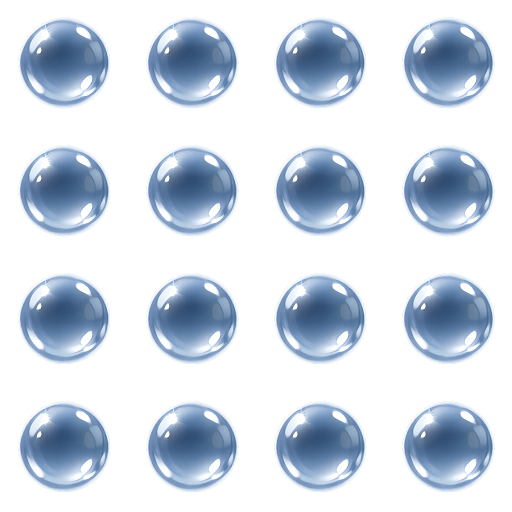
#> input picture gen-asset/raw_sheets/ball_core_idle_loop_sheet.png, 1024 x 1024 px (shown at 1/2 size)
$ python make_core_ball_gifs.py
#> lines starting #> are read from the running program, lines starting #| are printed output that depends on the picture
#> in main, sheet is the input picture: PIL image 1024x1024 RGBA; mean R, G, B, A 161.6, 181.5, 201.8, 101.1
from pathlib import Path
from PIL import Image
import numpy as np

INPUT_DIR = Path("./raw_sheets")  # chứa 3 PNG sheet
OUTPUT_DIR = Path("./assets/game/balls/gif")

STATE_CONFIG = {
    "idle_loop": {
        "sheet": "ball_core_idle_loop_sheet.png",
        "out": "ball_core_idle_loop.gif",
        "frames": 16,
        "duration": 70,
    },
    "selected_path_loop": {
        "sheet": "ball_core_selected_path_loop_sheet.png",
        "out": "ball_core_selected_path_loop.gif",
        "frames": 14,  # match timeline cũ
        "duration": 65,
    },
    "destroying_out": {
        "sheet": "ball_core_destroying_out_sheet.png",
        "out": "ball_core_destroying_out.gif",
        "frames": 15,  # match timeline cũ
        "duration": 52,
    },
}

def rgba_to_transparent_p(rgba: Image.Image, transparent_index: int = 255) -> Image.Image:
    p = rgba.convert("P", palette=Image.ADAPTIVE, colors=255, dither=Image.FLOYDSTEINBERG)
    alpha = np.array(rgba.getchannel("A"), dtype=np.uint8)
    p_arr = np.array(p, dtype=np.uint8)
    p_arr[alpha == 0] = transparent_index

    out = Image.fromarray(p_arr, mode="P")
    out.putpalette(p.getpalette())

    pal = out.getpalette()
    if len(pal) < 768:
        pal += [0] * (768 - len(pal))
    pal[transparent_index * 3 : transparent_index * 3 + 3] = [0, 0, 0]
    out.putpalette(pal)
    out.info["transparency"] = transparent_index
    return out

def split_4x4(sheet: Image.Image):
    w, h = sheet.size
#> w = 1024; h = 1024
    assert w == 1024 and h == 1024, f"Sheet phải 1024x1024, nhận {w}x{h}"
    cell_w, cell_h = w // 4, h // 4
#> cell_w = 256; cell_h = 256
    frames = []
    for i in range(16):
        c = i % 4
        r = i // 4
        frame = sheet.crop((c * cell_w, r * cell_h, (c + 1) * cell_w, (r + 1) * cell_h))
        frames.append(frame.convert("RGBA"))
#> this loop made 16 passes
#> pass 1, in split_4x4, `frame = sheet.crop((c * cell_w, r * cell_h, (c + 1) * cell_w, (r + 1) ..`:
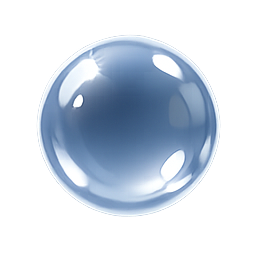
#> frame: PIL image 256x256 RGBA; mean R, G, B, A 162.4, 182, 202.3, 101.1; transparent parts drawn white
#> after the loop, frames = 16 items
    return frames

def main():
    OUTPUT_DIR.mkdir(parents=True, exist_ok=True)

    for state, cfg in STATE_CONFIG.items():
        sheet_path = INPUT_DIR / cfg["sheet"]
        if not sheet_path.exists():
            print(f"[MISS] {sheet_path}")
            continue

        sheet = Image.open(sheet_path).convert("RGBA")
        frames = split_4x4(sheet)[: cfg["frames"]]
#> frames = 16 items
        pframes = [rgba_to_transparent_p(f) for f in frames]
#> in rgba_to_transparent_p, `p = rgba.convert("P", palette=Image.ADAPTIVE, colors=255, dither=Image..`:
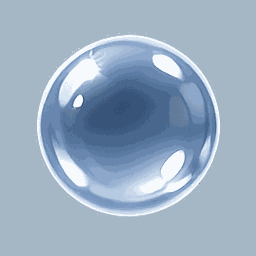
#> p: PIL image 256x256 P; mean R, G, B 153.5, 173.1, 193.3
#> in rgba_to_transparent_p, `p_arr = np.array(p, dtype=np.uint8)`:
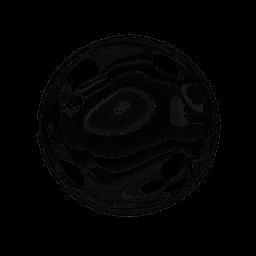
#> p_arr: shape (256, 256); min 0, max 74, mean 3.2
#> in rgba_to_transparent_p, `p_arr[alpha == 0] = transparent_index`:
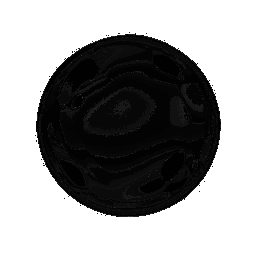
#> p_arr: shape (256, 256); min 0, max 255, mean 155.6
#> in rgba_to_transparent_p, `out = Image.fromarray(p_arr, mode="P")`: out: PIL image 256x256 P; every value is 0
#> in rgba_to_transparent_p, `out.putpalette(p.getpalette())`:
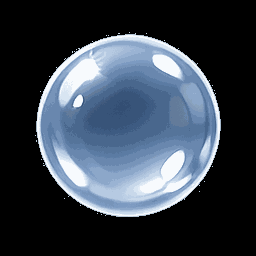
#> out: PIL image 256x256 P; mean R, G, B 54.8, 64.3, 76.1
#> in rgba_to_transparent_p, `pal = out.getpalette()`: pal = 765 values, max 253 at index 5, min 0 at index 225, mean 53.29
#> in rgba_to_transparent_p, `pal += [0] * (768 - len(pal))`: pal = 768 values, max 253 at index 5, min 0 at index 225, mean 53.08
#> call 2 of rgba_to_transparent_p, with transparent_index = 255
#> in rgba_to_transparent_p (call 2), `alpha = np.array(rgba.getchannel("A"), dtype=np.uint8)`:
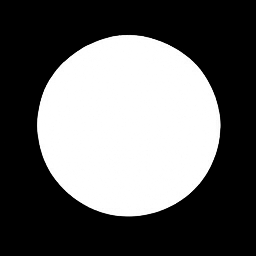
#> alpha: shape (256, 256); min 0, max 255, mean 101.1
#> in rgba_to_transparent_p (call 2), `pal = out.getpalette()`: pal = 765 values, max 253 at index 5, min 0 at index 222, mean 52.3
#> in rgba_to_transparent_p (call 2), `pal += [0] * (768 - len(pal))`: pal = 768 values, max 253 at index 5, min 0 at index 222, mean 52.1
#> pframes = 16 items

        out_path = OUTPUT_DIR / cfg["out"]
#> (the run stopped early here; a loop or call above may not have finished)
